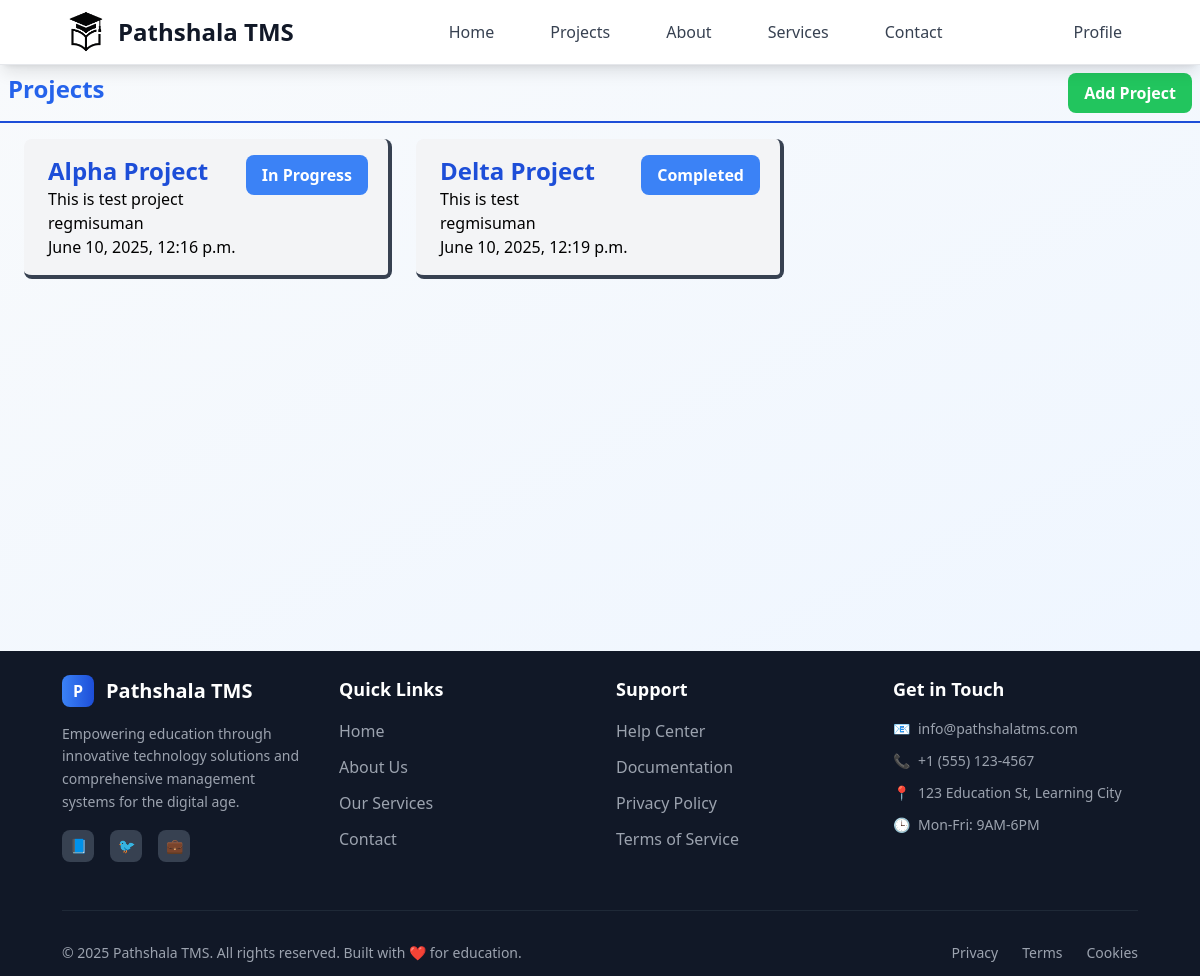
The app's page /employer/projects (signed in) with its own data.
### projects/models.py (models this page shows)
class Project(models.Model):
    class StatusOptions(models.TextChoices):
        PENDING = "Pending", "Pending"
        IN_PROGRESS = "In Progress", "In Progress"
        COMPLETED = "Completed", "Completed"
        CANCELED = "Canceled", "Canceled"
    title = models.CharField(max_length=25)
    description = models.TextField(null=True, blank=True)
    user = models.ForeignKey(User, on_delete=models.CASCADE)
    status = models.CharField(choices=StatusOptions, default=StatusOptions.PENDING, max_length=15)
    created_at = models.DateTimeField(auto_now_add=True, editable=False)
    updated_at = models.DateTimeField(auto_now=True, null=True, blank=True, editable=False)

### projects/views.py (the view)
# urls.py: path("projects", employerProjects),
@login_required(login_url="/login")
def employerProjects(request):
    role = request.user.profile.role
    projects = get_list_or_404(Project, user=request.user)
    if role =="employer":
        return render(request, "pages/employer/project/project_page.html", {"projects":projects})
    else:
        return redirect('/employee/projects')

### templates/pages/employer/project/project_page.html
{% extends 'layouts/main.html' %}
{% block content %}
  <div class="flex p-2 mb-2 justify-between border-b-2 border-blue-700">
    <h1 class="text-blue-600 text-center text-2xl font-bold">Projects</h1>
    <div class="flex ms-auto">
      <a class="px-4 py-2 rounded-lg bg-green-500 text-white font-bold" href="/employer/register-project">Add Project</a>
    </div>
  </div>
  <div class="grid grid-cols-1 md:grid-cols-2 lg:grid-cols-3 gap-6 mx-6">
    {% for project in projects %}
      <div class="relative bg-gray-100 hover:bg-gray-200 hover:scale-[102%] transition:ease-in-out duration-300 border-b-4 border-r-4 border-gray-700 rounded-lg py-4 px-6 my-2">
        <div>
          <a class="text-2xl font-bold text-blue-700" href="">{{ project.title }}</a>
        </div>
        <div>
          <p>{{ project.description }}</p>
        </div>
        <span class="absolute top-0 right-5 z-5 bg-blue-500 px-4 py-2 rounded-lg text-white font-bold my-4">{{ project.status }}</span>
        <div>{{ project.user }}</div>
        <div>{{ project.created_at }}</div>
      </div>
    {% endfor %}
  </div>
{% endblock %}

### templates/layouts/main.html (shortened to what this page needs)
<!DOCTYPE html>
<html lang="en">
  <head>
    <script src="https://cdn.tailwindcss.com"></script>
  </head>
  <body class="bg-gray-50 dark:bg-gray-900 notification relative">
    <nav class="bg-white dark:bg-gray-800 shadow-lg border-b border-gray-200 dark:border-gray-700 sticky top-0 z-50">
      <div class="max-w-[95%] mx-auto px-4 sm:px-6 lg:px-8">
        <div class="flex items-center justify-between h-16">
          <a href="/" class="flex items-center space-x-2">
            <img src="/media/system_image/logo.png" class="h-12 rounded-full" alt="Logo" />
            <span class="text-2xl font-semibold text-gray-900 dark:text-white">Pathshala TMS</span>
          </a>
          <div class="hidden md:block">
            <div class="ml-10 flex items-baseline space-x-8">
              <a href="/dashboard" class="text-gray-700 dark:text-gray-300 hover:text-blue-600 dark:hover:text-blue-400 font-medium px-3 py-2 rounded-md hover:bg-gray-100 dark:hover:bg-gray-700 transition-all duration-200">Home</a>
              <a href="/projects" class="text-gray-700 dark:text-gray-300 hover:text-blue-600 dark:hover:text-blue-400 font-medium px-3 py-2 rounded-md hover:bg-gray-100 dark:hover:bg-gray-700 transition-all duration-200">Projects</a>
              <a href="/about" class="text-gray-700 dark:text-gray-300 hover:text-blue-600 dark:hover:text-blue-400 font-medium px-3 py-2 rounded-md hover:bg-gray-100 dark:hover:bg-gray-700 transition-all duration-200">About</a>
              <a href="/services" class="text-gray-700 dark:text-gray-300 hover:text-blue-600 dark:hover:text-blue-400 font-medium px-3 py-2 rounded-md hover:bg-gray-100 dark:hover:bg-gray-700 transition-all duration-200">Services</a>
              <a href="/contact" class="text-gray-700 dark:text-gray-300 hover:text-blue-600 dark:hover:text-blue-400 font-medium px-3 py-2 rounded-md hover:bg-gray-100 dark:hover:bg-gray-700 transition-all duration-200">Contact</a>
            </div>
          </div>
          {% if user.is_authenticated %}
            <div class="hidden md:flex items-center space-x-4">
              <a href="/profile" class="text-gray-700 dark:text-gray-300 hover:text-blue-600 dark:hover:text-blue-400 font-medium px-4 py-2 rounded-md hover:bg-gray-100 dark:hover:bg-gray-700 transition-all duration-200">Profile</a>
            </div>
          {% endif %}
        </div>
      </div>
    </nav>
    <div class="min-h-[60vh] bg-gradient-to-br from-slate-50 to-blue-50 dark:from-gray-800 dark:to-gray-900">
      {% block content %}
      {% endblock %}
    </div>
    <footer class="bg-gray-900 text-white">
      <div class="max-w-[95%] mx-auto px-4 sm:px-6 lg:px-8 py-6">
        <div class="grid grid-cols-1 md:grid-cols-4 gap-8">
          <div class="space-y-4">
            <div class="flex items-center space-x-3">
              <div class="w-8 h-8 bg-gradient-to-r from-blue-500 to-blue-700 rounded-lg flex items-center justify-center">
                <span class="text-white font-bold">P</span>
              </div>
              <span class="text-xl font-bold">Pathshala TMS</span>
            </div>
            <p class="text-gray-400 text-sm leading-relaxed">Empowering education through innovative technology solutions and comprehensive management systems for the digital age.</p>
            <div class="flex space-x-4">
              <div class="w-8 h-8 bg-gray-700 hover:bg-blue-600 rounded-lg flex items-center justify-center cursor-pointer transition-colors duration-200">
                <span class="text-sm">📘</span>
              </div>
              <div class="w-8 h-8 bg-gray-700 hover:bg-blue-400 rounded-lg flex items-center justify-center cursor-pointer transition-colors duration-200">
                <span class="text-sm">🐦</span>
              </div>
              <div class="w-8 h-8 bg-gray-700 hover:bg-blue-700 rounded-lg flex items-center justify-center cursor-pointer transition-colors duration-200">
                <span class="text-sm">💼</span>
              </div>
            </div>
          </div>
          <div>
            <h3 class="text-lg font-semibold mb-4 text-white">Quick Links</h3>
            <ul class="space-y-3">
              <li>
                <a href="/dashboard" class="text-gray-400 hover:text-white transition-colors duration-200 block">Home</a>
              </li>
              <li>
                <a href="/about" class="text-gray-400 hover:text-white transition-colors duration-200 block">About Us</a>
              </li>
              <li>
                <a href="/services" class="text-gray-400 hover:text-white transition-colors duration-200 block">Our Services</a>
              </li>
              <li>
                <a href="/contact" class="text-gray-400 hover:text-white transition-colors duration-200 block">Contact</a>
              </li>
            </ul>
          </div>
          <div>
            <h3 class="text-lg font-semibold mb-4 text-white">Support</h3>
            <ul class="space-y-3">
              <li>
                <a href="/help" class="text-gray-400 hover:text-white transition-colors duration-200 block">Help Center</a>
              </li>
              <li>
                <a href="/docs" class="text-gray-400 hover:text-white transition-colors duration-200 block">Documentation</a>
              </li>
              <li>
                <a href="/policies" class="text-gray-400 hover:text-white transition-colors duration-200 block">Privacy Policy</a>
              </li>
              <li>
                <a href="/terms" class="text-gray-400 hover:text-white transition-colors duration-200 block">Terms of Service</a>
              </li>
            </ul>
          </div>
          <div>
            <h3 class="text-lg font-semibold mb-4 text-white">Get in Touch</h3>
            <div class="space-y-3 text-gray-400 text-sm">
              <div class="flex items-center space-x-2">
                <span>📧</span>
                <span>info@pathshalatms.com</span>
              </div>
              <div class="flex items-center space-x-2">
                <span>📞</span>
                <span>+1 (555) 123-4567</span>
              </div>
              <div class="flex items-center space-x-2">
                <span>📍</span>
                <span>123 Education St, Learning City</span>
              </div>
              <div class="flex items-center space-x-2">
                <span>🕒</span>
                <span>Mon-Fri: 9AM-6PM</span>
              </div>
            </div>
          </div>
        </div>
        <div class="border-t border-gray-800 mt-12 pt-8">
          <div class="flex flex-col md:flex-row justify-between items-center">
            <p class="text-gray-400 text-sm">&copy; 2025 Pathshala TMS. All rights reserved. Built with ❤️ for education.</p>
            <div class="flex space-x-6 mt-4 md:mt-0">
              <a href="/privacy" class="text-gray-400 hover:text-white text-sm transition-colors duration-200">Privacy</a>
              <a href="/terms" class="text-gray-400 hover:text-white text-sm transition-colors duration-200">Terms</a>
              <a href="/cookies" class="text-gray-400 hover:text-white text-sm transition-colors duration-200">Cookies</a>
            </div>
          </div>
        </div>
      </div>
    </footer>
  </body>
</html>

### records on screen
Project: title "Alpha Project", description "This is test project", status "In Progress", user "regmisuman", created_at "June 10, 2025, 12:16 p.m."
Project: title "Delta Project", description "This is test", status "Completed", user "regmisuman", created_at "June 10, 2025, 12:19 p.m."
